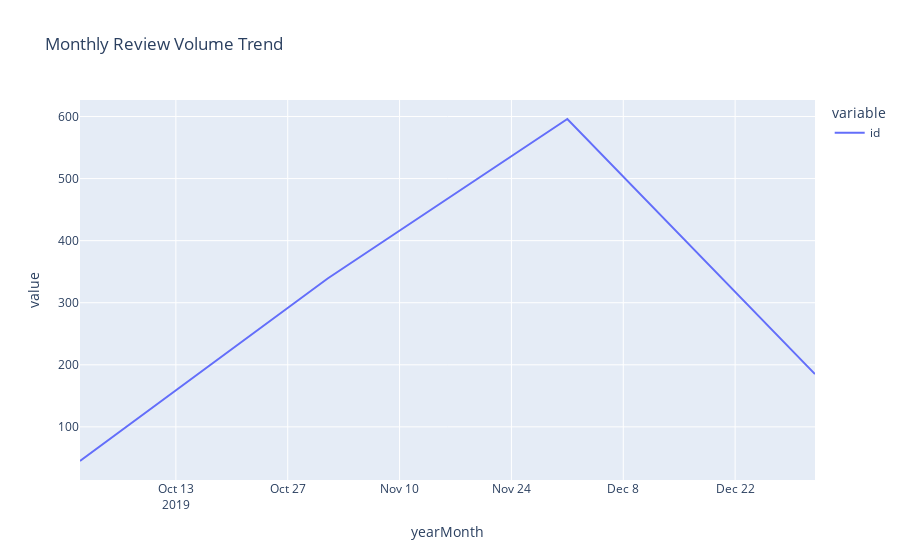

Notebook cell for this chart:
### Code cell
# Monthly Review Volume Trend
data = df.groupby("yearMonth")["id"].count()
monthly_rev_trend_fig = px.line(data,  title="Monthly Review Volume Trend")
monthly_rev_trend_fig.show()

### Figure 1 — Plotly figure (JSON) as saved in the notebook; plotly's stock layout.template omitted (floating-point values rounded to 4 significant figures)
{"data": [{"hovertemplate": "variable=id<br>yearMonth=%{x}<br>value=%{y}<extra></extra>", "legendgroup": "id", "line": {"color": "#636efa", "dash": "solid"}, "marker": {"symbol": "circle"}, "mode": "lines", "name": "id", "orientation": "v", "showlegend": true, "type": "scatter", "x": ["2019-10", "2019-11", "2019-12", "2020-01"], "xaxis": "x", "y": [45, 339, 596, 185], "yaxis": "y"}], "layout": {"legend": {"title": {"text": "variable"}, "tracegroupgap": 0}, "title": {"text": "Monthly Review Volume Trend"}, "xaxis": {"anchor": "y", "domain": [0, 1], "title": {"text": "yearMonth"}}, "yaxis": {"anchor": "x", "domain": [0, 1], "title": {"text": "value"}}}}
